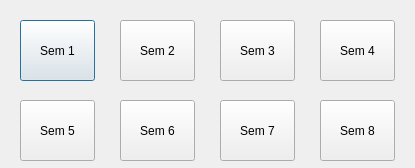
<?xml version="1.0" encoding="UTF-8"?>
<ui version="4.0">
 <class>semSelectForm</class>
 <widget class="QDialog" name="semSelectForm">
  <property name="geometry">
   <rect>
    <x>0</x>
    <y>0</y>
    <width>415</width>
    <height>168</height>
   </rect>
  </property>
  <property name="windowTitle">
   <string>Dialog</string>
  </property>
  <widget class="QPushButton" name="sem1">
   <property name="geometry">
    <rect>
     <x>20</x>
     <y>20</y>
     <width>75</width>
     <height>61</height>
    </rect>
   </property>
   <property name="text">
    <string>Sem 1</string>
   </property>
  </widget>
  <widget class="QPushButton" name="sem2">
   <property name="geometry">
    <rect>
     <x>120</x>
     <y>20</y>
     <width>75</width>
     <height>61</height>
    </rect>
   </property>
   <property name="text">
    <string>Sem 2</string>
   </property>
  </widget>
  <widget class="QPushButton" name="sem5">
   <property name="geometry">
    <rect>
     <x>20</x>
     <y>100</y>
     <width>75</width>
     <height>61</height>
    </rect>
   </property>
   <property name="text">
    <string>Sem 5</string>
   </property>
  </widget>
  <widget class="QPushButton" name="sem6">
   <property name="geometry">
    <rect>
     <x>120</x>
     <y>100</y>
     <width>75</width>
     <height>61</height>
    </rect>
   </property>
   <property name="text">
    <string>Sem 6</string>
   </property>
  </widget>
  <widget class="QPushButton" name="sem8">
   <property name="geometry">
    <rect>
     <x>320</x>
     <y>100</y>
     <width>75</width>
     <height>61</height>
    </rect>
   </property>
   <property name="text">
    <string>Sem 8</string>
   </property>
  </widget>
  <widget class="QPushButton" name="sem7">
   <property name="geometry">
    <rect>
     <x>220</x>
     <y>100</y>
     <width>75</width>
     <height>61</height>
    </rect>
   </property>
   <property name="text">
    <string>Sem 7</string>
   </property>
  </widget>
  <widget class="QPushButton" name="sem3">
   <property name="geometry">
    <rect>
     <x>220</x>
     <y>20</y>
     <width>75</width>
     <height>61</height>
    </rect>
   </property>
   <property name="text">
    <string>Sem 3</string>
   </property>
  </widget>
  <widget class="QPushButton" name="sem4">
   <property name="geometry">
    <rect>
     <x>320</x>
     <y>20</y>
     <width>75</width>
     <height>61</height>
    </rect>
   </property>
   <property name="text">
    <string>Sem 4</string>
   </property>
  </widget>
 </widget>
 <resources/>
 <connections/>
</ui>
